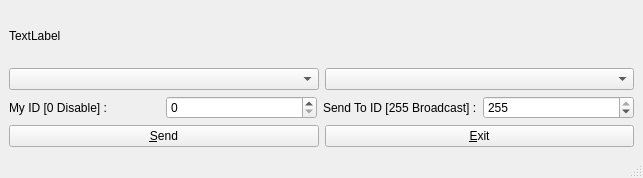
<?xml version="1.0" encoding="UTF-8"?>
<ui version="4.0">
 <class>MainWindow</class>
 <widget class="QMainWindow" name="MainWindow">
  <property name="geometry">
   <rect>
    <x>0</x>
    <y>0</y>
    <width>643</width>
    <height>178</height>
   </rect>
  </property>
  <property name="windowTitle">
   <string>MainWindow</string>
  </property>
  <widget class="QWidget" name="centralwidget">
   <layout class="QGridLayout" name="gridLayout">
    <item row="0" column="0">
     <layout class="QVBoxLayout" name="verticalLayout">
      <item>
       <layout class="QHBoxLayout" name="horizontalLayout_4">
        <item>
         <widget class="QLabel" name="LblState">
          <property name="text">
           <string>TextLabel</string>
          </property>
         </widget>
        </item>
       </layout>
      </item>
      <item>
       <layout class="QHBoxLayout" name="horizontalLayout_5">
        <item>
         <widget class="QComboBox" name="CmbAudioInputs"/>
        </item>
        <item>
         <widget class="QComboBox" name="CmbAudioOutputs"/>
        </item>
       </layout>
      </item>
      <item>
       <layout class="QHBoxLayout" name="horizontalLayout_2">
        <item>
         <widget class="QLabel" name="LblMyID">
          <property name="text">
           <string>My ID [0 Disable] :</string>
          </property>
         </widget>
        </item>
        <item>
         <widget class="QSpinBox" name="SpbMyID">
          <property name="maximum">
           <number>254</number>
          </property>
         </widget>
        </item>
        <item>
         <widget class="QLabel" name="LblSendToID">
          <property name="text">
           <string>Send To ID [255 Broadcast] :</string>
          </property>
         </widget>
        </item>
        <item>
         <widget class="QSpinBox" name="SpbSendToID">
          <property name="minimum">
           <number>1</number>
          </property>
          <property name="maximum">
           <number>255</number>
          </property>
          <property name="value">
           <number>255</number>
          </property>
         </widget>
        </item>
       </layout>
      </item>
      <item>
       <layout class="QHBoxLayout" name="horizontalLayout_3">
        <item>
         <widget class="QPushButton" name="BtnSendData">
          <property name="text">
           <string>&amp;Send</string>
          </property>
         </widget>
        </item>
        <item>
         <widget class="QPushButton" name="BtnExit">
          <property name="text">
           <string>&amp;Exit</string>
          </property>
         </widget>
        </item>
       </layout>
      </item>
     </layout>
    </item>
   </layout>
  </widget>
  <widget class="QMenuBar" name="menubar">
   <property name="geometry">
    <rect>
     <x>0</x>
     <y>0</y>
     <width>643</width>
     <height>21</height>
    </rect>
   </property>
  </widget>
  <widget class="QStatusBar" name="statusbar"/>
 </widget>
 <resources/>
 <connections/>
</ui>
